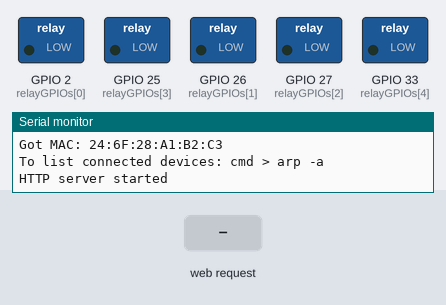
A sketch run on a simulated ESP32. Shown: switched loads named in the sketch (green lamp = pin HIGH), the last lines printed to the serial monitor. The test bench sets the inputs (shaded band). WiFi joins after 1.5 s; servers stay silent unless stated.

Above: at 3.3 s.
3.4 s: HTTP request GET /update?relay=1&state=1 received
At 4.6 s:
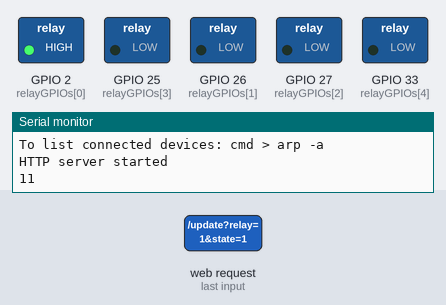
4.9 s: HTTP request GET / received
6.4 s: HTTP request GET /update received
Timing chart, 0 to 9.4 s (numbered marks = the images above; inputs shaded):
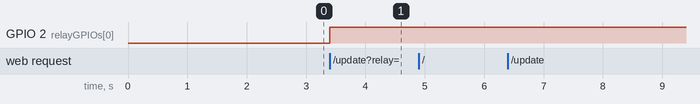

Measured:
- after the input at 3.4 s, GPIO 2 (relayGPIOs[0]): LOW → HIGH at once

The sketch:

RelayDemo.ino
```cpp
#include <WiFi.h>
#include <WebServer.h>
#include <HTTPClient.h>

/*
#ifdef ESP32
  #include <WiFi.h>
  #include <AsyncTCP.h>
#else
  #include <ESP8266WiFi.h>
  #include <ESPAsyncTCP.h>
#endif
#include <ESPAsyncWebServer.h>
*/


/*Put your SSID & Password*/
const char* ssid = "_Naruto_";  // Enter SSID here
const char* password = "WakeUpNow@5";  //Enter Password here
WebServer server(80);

#define NUM_RELAYS  5
int relayGPIOs[NUM_RELAYS] = {2, 26, 27, 25, 33};

void setup() {
  Serial.begin(115200);
  delay(100);

  Serial.println("Connecting to ");
  Serial.println(ssid);
  WiFi.begin(ssid, password);
  while (WiFi.status() != WL_CONNECTED) {
    delay(1000);
    Serial.print(".");
  }
  Serial.println("");
  Serial.println("WiFi connected..!");
  Serial.print("Got IP: ");  Serial.println(WiFi.localIP());
  Serial.print("Got MAC: ");  Serial.println(WiFi.macAddress());
  Serial.println("To list connected devices: cmd > arp -a");

  for(int i=1; i<=NUM_RELAYS; i++){
    pinMode(relayGPIOs[i-1], OUTPUT);
    digitalWrite(relayGPIOs[i-1], LOW);
  }

  server.on("/", handle_OnConnect);
  server.on("/update", handle_update);
  server.onNotFound(handle_NotFound);

  server.begin();
  Serial.println("HTTP server started");
}

void loop() {
  server.handleClient();
}

void handle_OnConnect() {
  Serial.println("handle_OnConnect");
  server.send(200, "text/html", SendHTML());
}

void handle_update() {
    String relay;
    String state;
    // Send a GET request to <ESP_IP>/update?relay=1&state=1
    if (server.hasArg("relay") & server.hasArg("state")) {
      relay = server.arg("relay") ;
      state = server.arg("state") ;
      digitalWrite(relayGPIOs[relay.toInt()-1], state.toInt());
    }
    else {
      Serial.println("Invalid message sent");
    }
    Serial.println(relay + state);

  server.send(200, "text/html", SendHTML());
}

void handle_NotFound() {
  String message = "File Not Found\n\n";
  message += "URI: ";
  message += server.uri();
  message += "\nMethod: ";
  message += (server.method() == HTTP_GET) ? "GET" : "POST";
  message += "\nArguments: ";
  message += server.args();
  message += "\n";

  for (uint8_t i = 0; i < server.args(); i++) {
    message += " " + server.argName(i) + ": " + server.arg(i) + "\n";
  }

  server.send(404, "text/plain", message);
}

String relayState(int numRelay){
  if(digitalRead(relayGPIOs[numRelay-1])){
    return "checked";
  }
  else {
    return "";
  }
}

String GenButton(){
  String buttons ="";
  for(int i=1; i<=NUM_RELAYS; i++){
    String relayStateValue = relayState(i);
    buttons+= "<h4>Relay #" + String(i) + " - GPIO " + relayGPIOs[i-1] + "</h4><label class=\"switch\"><input type=\"checkbox\" onchange=\"toggleCheckbox(this)\" id=\"" + String(i) + "\" "+ relayStateValue +"><span class=\"slider\"></span></label>";
  }
  return buttons;
}

String SendHTML(){
  String ptr = "<!DOCTYPE html> <html>\n";
  ptr +=" <head> \n";
  ptr +="   <meta name=\"viewport\" content=\"width=device-width, initial-scale=1\"> \n";
  ptr +="   <style> \n";
  ptr +="     html {font-family: Arial; display: inline-block; text-align: center;} \n";
  ptr +="     h2 {font-size: 3.0rem;} \n";
  ptr +="     p {font-size: 3.0rem;} \n";
  ptr +="     body {max-width: 600px; margin:0px auto; padding-bottom: 25px;} \n";
  ptr +="     .switch {position: relative; display: inline-block; width: 120px; height: 68px}  \n";
  ptr +="     .switch input {display: none} \n";
  ptr +="     .slider {position: absolute; top: 0; left: 0; right: 0; bottom: 0; background-color: #ccc; border-radius: 34px} \n";
  ptr +="     .slider:before {position: absolute; content: \"\"; height: 52px; width: 52px; left: 8px; bottom: 8px; background-color: #fff; -webkit-transition: .4s; transition: .4s; border-radius: 68px} \n";
  ptr +="     input:checked+.slider {background-color: #2196F3} \n";
  ptr +="     input:checked+.slider:before {-webkit-transform: translateX(52px); -ms-transform: translateX(52px); transform: translateX(52px)} \n";
  ptr +="   </style> \n";
  ptr +=" </head> \n";
  ptr +=" <body> \n";
  ptr +="   <h2>ESP Web Server</h2> \n";
  ptr += GenButton();
  ptr +=" <script>function toggleCheckbox(element) { \n";
  ptr +="   var xhr = new XMLHttpRequest(); \n";
  ptr +="   if(element.checked){ xhr.open(\"GET\", \"/update?relay=\"+element.id+\"&state=1\", true); } \n";
  ptr +="   else { xhr.open(\"GET\", \"/update?relay=\"+element.id+\"&state=0\", true); } \n";
  ptr +="   xhr.send(); \n";
  ptr +=" }</script> \n";
  ptr +=" </body> \n";
  ptr +=" </html> \n";
  return ptr;
}
```
